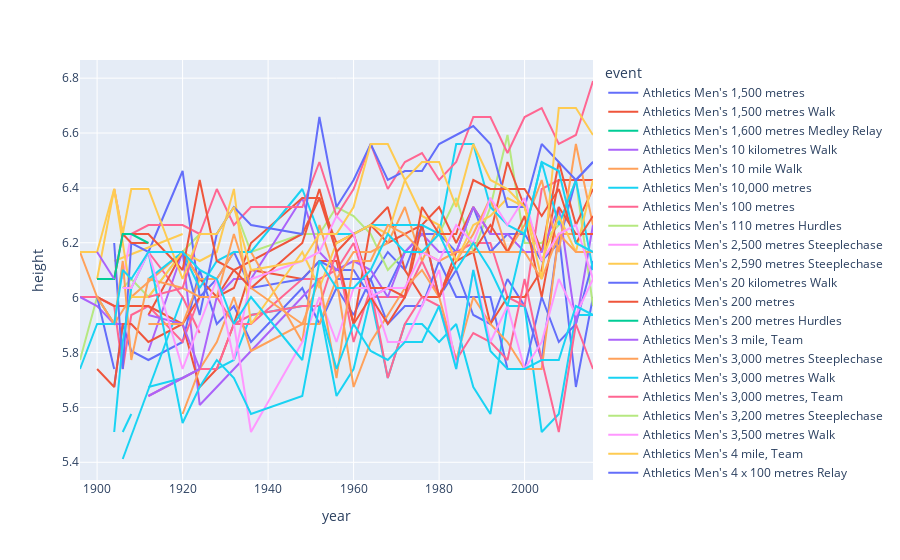

Notebook source saved alongside this figure:
### Code cell


### Figure 1 — Plotly figure (JSON) as saved in the notebook; plotly's stock layout.template omitted (floating-point values rounded to 4 significant figures)
{"data": [{"hovertemplate": "event=Athletics Men's 1,500 metres<br>year=%{x}<br>height=%{y}<extra></extra>", "legendgroup": "Athletics Men's 1,500 metres", "line": {"color": "#636efa", "dash": "solid"}, "mode": "lines", "name": "Athletics Men's 1,500 metres", "orientation": "v", "showlegend": true, "type": "scatter", "x": [1896, 1900, 1904, 1906, 1908, 1912, 1920, 1924, 1928, 1932, 1936, 1948, 1952, 1956, 1960, 1964, 1968, 1972, 1976, 1980, 1984, 1988, 1992, 1996, 2000, 2004, 2008, 2012, 2016], "xaxis": "x", "y": [null, null, 5.674, 5.904, 5.806, 5.773, 5.838, 6.101, 5.904, 5.97, 5.838, 6.035, 5.904, 6.035, 5.937, 6.068, 6.166, 6.101, 6.265, 6.002, 6.101, 5.937, 5.904, 6.068, 5.97, 5.773, 6.232, 5.674, 6.002], "yaxis": "y"}, {"hovertemplate": "event=Athletics Men's 1,500 metres Walk<br>year=%{x}<br>height=%{y}<extra></extra>", "legendgroup": "Athletics Men's 1,500 metres Walk", "line": {"color": "#EF553B", "dash": "solid"}, "mode": "lines", "name": "Athletics Men's 1,500 metres Walk", "orientation": "v", "showlegend": true, "type": "scatter", "x": [1906], "xaxis": "x", "y": [5.871], "yaxis": "y"}, {"hovertemplate": "event=Athletics Men's 1,600 metres Medley Relay<br>year=%{x}<br>height=%{y}<extra></extra>", "legendgroup": "Athletics Men's 1,600 metres Medley Relay", "line": {"color": "#00cc96", "dash": "solid"}, "mode": "lines", "name": "Athletics Men's 1,600 metres Medley Relay", "orientation": "v", "showlegend": true, "type": "scatter", "x": [1908], "xaxis": "x", "y": [5.97], "yaxis": "y"}, {"hovertemplate": "event=Athletics Men's 10 kilometres Walk<br>year=%{x}<br>height=%{y}<extra></extra>", "legendgroup": "Athletics Men's 10 kilometres Walk", "line": {"color": "#ab63fa", "dash": "solid"}, "mode": "lines", "name": "Athletics Men's 10 kilometres Walk", "orientation": "v", "showlegend": true, "type": "scatter", "x": [1912, 1920, 1924, 1948, 1952], "xaxis": "x", "y": [5.806, 6.166, 5.609, 6.002, 6.068], "yaxis": "y"}, {"hovertemplate": "event=Athletics Men's 10 mile Walk<br>year=%{x}<br>height=%{y}<extra></extra>", "legendgroup": "Athletics Men's 10 mile Walk", "line": {"color": "#FFA15A", "dash": "solid"}, "mode": "lines", "name": "Athletics Men's 10 mile Walk", "orientation": "v", "showlegend": true, "type": "scatter", "x": [1908], "xaxis": "x", "y": [5.74], "yaxis": "y"}, {"hovertemplate": "event=Athletics Men's 10,000 metres<br>year=%{x}<br>height=%{y}<extra></extra>", "legendgroup": "Athletics Men's 10,000 metres", "line": {"color": "#19d3f3", "dash": "solid"}, "mode": "lines", "name": "Athletics Men's 10,000 metres", "orientation": "v", "showlegend": true, "type": "scatter", "x": [1912, 1920, 1924, 1928, 1932, 1936, 1948, 1952, 1956, 1960, 1964, 1968, 1972, 1976, 1980, 1984, 1988, 1992, 1996, 2000, 2004, 2008, 2012, 2016], "xaxis": "x", "y": [5.674, 5.707, 5.74, 5.74, 5.773, 5.937, 5.97, 5.97, 5.642, 5.74, 6.002, 5.707, 5.904, 5.904, 5.838, 5.904, 5.674, 5.576, 5.97, 5.97, 5.51, 5.576, 5.937, 5.937], "yaxis": "y"}, {"hovertemplate": "event=Athletics Men's 100 metres<br>year=%{x}<br>height=%{y}<extra></extra>", "legendgroup": "Athletics Men's 100 metres", "line": {"color": "#FF6692", "dash": "solid"}, "mode": "lines", "name": "Athletics Men's 100 metres", "orientation": "v", "showlegend": true, "type": "scatter", "x": [1896, 1900, 1904, 1906, 1908, 1912, 1920, 1924, 1928, 1932, 1936, 1948, 1952, 1956, 1960, 1964, 1968, 1972, 1976, 1980, 1984, 1988, 1992, 1996, 2000, 2004, 2008, 2012, 2016], "xaxis": "x", "y": [6.002, 6.002, 5.97, 5.74, 5.937, 5.97, 5.838, 6.002, 6.002, 5.904, 5.904, 6.068, 6.068, 6.101, 6.199, 6.002, 6.002, 6.002, 6.134, 6.002, 6.166, 6.199, 6.199, 6.002, 5.97, 6.396, 6.429, 6.429, 6.429], "yaxis": "y"}, {"hovertemplate": "event=Athletics Men's 110 metres Hurdles<br>year=%{x}<br>height=%{y}<extra></extra>", "legendgroup": "Athletics Men's 110 metres Hurdles", "line": {"color": "#B6E880", "dash": "solid"}, "mode": "lines", "name": "Athletics Men's 110 metres Hurdles", "orientation": "v", "showlegend": true, "type": "scatter", "x": [1896, 1900, 1904, 1906, 1908, 1912, 1920, 1924, 1928, 1932, 1936, 1948, 1952, 1956, 1960, 1964, 1968, 1972, 1976, 1980, 1984, 1988, 1992, 1996, 2000, 2004, 2008, 2012, 2016], "xaxis": "x", "y": [5.773, 6.002, null, 6.035, 6.068, 6.002, 6.166, 6.232, 6.232, 6.33, 6.166, 6.232, 6.232, 6.33, 6.298, 6.232, 6.101, 6.166, 6.166, 6.232, 6.363, 6.166, 6.33, 6.593, 6.199, 6.199, 6.265, 6.429, 5.97], "yaxis": "y"}, {"hovertemplate": "event=Athletics Men's 2,500 metres Steeplechase<br>year=%{x}<br>height=%{y}<extra></extra>", "legendgroup": "Athletics Men's 2,500 metres Steeplechase", "line": {"color": "#FF97FF", "dash": "solid"}, "mode": "lines", "name": "Athletics Men's 2,500 metres Steeplechase", "orientation": "v", "showlegend": true, "type": "scatter", "x": [1900], "xaxis": "x", "y": [5.543], "yaxis": "y"}, {"hovertemplate": "event=Athletics Men's 2,590 metres Steeplechase<br>year=%{x}<br>height=%{y}<extra></extra>", "legendgroup": "Athletics Men's 2,590 metres Steeplechase", "line": {"color": "#FECB52", "dash": "solid"}, "mode": "lines", "name": "Athletics Men's 2,590 metres Steeplechase", "orientation": "v", "showlegend": true, "type": "scatter", "x": [1904], "xaxis": "x", "y": [6.134], "yaxis": "y"}, {"hovertemplate": "event=Athletics Men's 20 kilometres Walk<br>year=%{x}<br>height=%{y}<extra></extra>", "legendgroup": "Athletics Men's 20 kilometres Walk", "line": {"color": "#636efa", "dash": "solid"}, "mode": "lines", "name": "Athletics Men's 20 kilometres Walk", "orientation": "v", "showlegend": true, "type": "scatter", "x": [1956, 1960, 1964, 1968, 1972, 1976, 1980, 1984, 1988, 1992, 1996, 2000, 2004, 2008, 2012, 2016], "xaxis": "x", "y": [6.068, 6.068, 6.068, 5.904, 5.97, 5.97, 6.134, 6.002, 6.002, 6.002, 5.74, 5.74, 6.002, 5.838, 5.904, 6.134], "yaxis": "y"}, {"hovertemplate": "event=Athletics Men's 200 metres<br>year=%{x}<br>height=%{y}<extra></extra>", "legendgroup": "Athletics Men's 200 metres", "line": {"color": "#EF553B", "dash": "solid"}, "mode": "lines", "name": "Athletics Men's 200 metres", "orientation": "v", "showlegend": true, "type": "scatter", "x": [1900, 1904, 1908, 1912, 1920, 1924, 1928, 1932, 1936, 1948, 1952, 1956, 1960, 1964, 1968, 1972, 1976, 1980, 1984, 1988, 1992, 1996, 2000, 2004, 2008, 2012, 2016], "xaxis": "x", "y": [6.002, 5.97, 5.97, 5.97, 5.904, 5.674, 5.74, 5.904, 6.101, 6.068, 6.134, 6.134, 5.904, 6.265, 6.33, 6.101, 6.002, 6.002, 6.166, 6.166, 5.904, 6.002, 6.002, 6.101, 6.429, 6.429, 6.429], "yaxis": "y"}, {"hovertemplate": "event=Athletics Men's 200 metres Hurdles<br>year=%{x}<br>height=%{y}<extra></extra>", "legendgroup": "Athletics Men's 200 metres Hurdles", "line": {"color": "#00cc96", "dash": "solid"}, "mode": "lines", "name": "Athletics Men's 200 metres Hurdles", "orientation": "v", "showlegend": true, "type": "scatter", "x": [1900, 1904], "xaxis": "x", "y": [6.002, 5.904], "yaxis": "y"}, {"hovertemplate": "event=Athletics Men's 3 mile, Team<br>year=%{x}<br>height=%{y}<extra></extra>", "legendgroup": "Athletics Men's 3 mile, Team", "line": {"color": "#ab63fa", "dash": "solid"}, "mode": "lines", "name": "Athletics Men's 3 mile, Team", "orientation": "v", "showlegend": true, "type": "scatter", "x": [1908], "xaxis": "x", "y": [5.904], "yaxis": "y"}, {"hovertemplate": "event=Athletics Men's 3,000 metres Steeplechase<br>year=%{x}<br>height=%{y}<extra></extra>", "legendgroup": "Athletics Men's 3,000 metres Steeplechase", "line": {"color": "#FFA15A", "dash": "solid"}, "mode": "lines", "name": "Athletics Men's 3,000 metres Steeplechase", "orientation": "v", "showlegend": true, "type": "scatter", "x": [1920, 1924, 1928, 1932, 1936, 1948, 1952, 1956, 1960, 1964, 1968, 1972, 1976, 1980, 1984, 1988, 1992, 1996, 2000, 2004, 2008, 2012, 2016], "xaxis": "x", "y": [5.576, 5.74, 5.838, 6.002, 5.806, 5.904, 5.904, 6.068, 5.674, 5.838, 5.937, 6.035, 6.101, 6.002, 5.773, 6.002, 5.904, 5.838, 5.74, 5.74, 6.232, 6.232, 6.232], "yaxis": "y"}, {"hovertemplate": "event=Athletics Men's 3,000 metres Walk<br>year=%{x}<br>height=%{y}<extra></extra>", "legendgroup": "Athletics Men's 3,000 metres Walk", "line": {"color": "#19d3f3", "dash": "solid"}, "mode": "lines", "name": "Athletics Men's 3,000 metres Walk", "orientation": "v", "showlegend": true, "type": "scatter", "x": [1906, 1920], "xaxis": "x", "y": [5.412, 6.002], "yaxis": "y"}, {"hovertemplate": "event=Athletics Men's 3,000 metres, Team<br>year=%{x}<br>height=%{y}<extra></extra>", "legendgroup": "Athletics Men's 3,000 metres, Team", "line": {"color": "#FF6692", "dash": "solid"}, "mode": "lines", "name": "Athletics Men's 3,000 metres, Team", "orientation": "v", "showlegend": true, "type": "scatter", "x": [1912, 1920, 1924], "xaxis": "x", "y": [6.166, 6.002, 5.871], "yaxis": "y"}, {"hovertemplate": "event=Athletics Men's 3,200 metres Steeplechase<br>year=%{x}<br>height=%{y}<extra></extra>", "legendgroup": "Athletics Men's 3,200 metres Steeplechase", "line": {"color": "#B6E880", "dash": "solid"}, "mode": "lines", "name": "Athletics Men's 3,200 metres Steeplechase", "orientation": "v", "showlegend": true, "type": "scatter", "x": [1908], "xaxis": "x", "y": [5.904], "yaxis": "y"}, {"hovertemplate": "event=Athletics Men's 3,500 metres Walk<br>year=%{x}<br>height=%{y}<extra></extra>", "legendgroup": "Athletics Men's 3,500 metres Walk", "line": {"color": "#FF97FF", "dash": "solid"}, "mode": "lines", "name": "Athletics Men's 3,500 metres Walk", "orientation": "v", "showlegend": true, "type": "scatter", "x": [1908], "xaxis": "x", "y": [6.035], "yaxis": "y"}, {"hovertemplate": "event=Athletics Men's 4 mile, Team<br>year=%{x}<br>height=%{y}<extra></extra>", "legendgroup": "Athletics Men's 4 mile, Team", "line": {"color": "#FECB52", "dash": "solid"}, "mode": "lines", "name": "Athletics Men's 4 mile, Team", "orientation": "v", "showlegend": true, "type": "scatter", "x": [1904], "xaxis": "x", "y": [5.904], "yaxis": "y"}, {"hovertemplate": "event=Athletics Men's 4 x 100 metres Relay<br>year=%{x}<br>height=%{y}<extra></extra>", "legendgroup": "Athletics Men's 4 x 100 metres Relay", "line": {"color": "#636efa", "dash": "solid"}, "mode": "lines", "name": "Athletics Men's 4 x 100 metres Relay", "orientation": "v", "showlegend": true, "type": "scatter", "x": [1912, 1920, 1924, 1928, 1932, 1936, 1948, 1952, 1956, 1960, 1964, 1968, 1972, 1976, 1980, 1984, 1988, 1992, 1996, 2000, 2004, 2008, 2012, 2016], "xaxis": "x", "y": [6.166, 6.462, 6.002, 6.068, 6.166, 6.035, 6.068, 6.134, 6.101, 6.101, 6.002, 6.035, 6.166, 6.232, 6.232, 6.166, 6.33, 6.166, 6.232, 6.232, 6.134, 6.199, 6.429, 6.494], "yaxis": "y"}, {"hovertemplate": "event=Athletics Men's 4 x 400 metres Relay<br>year=%{x}<br>height=%{y}<extra></extra>", "legendgroup": "Athletics Men's 4 x 400 metres Relay", "line": {"color": "#EF553B", "dash": "solid"}, "mode": "lines", "name": "Athletics Men's 4 x 400 metres Relay", "orientation": "v", "showlegend": true, "type": "scatter", "x": [1912, 1920, 1924, 1928, 1932, 1936, 1948, 1952, 1956, 1960, 1964, 1968, 1972, 1976, 1980, 1984, 1988, 1992, 1996, 2000, 2004, 2008, 2012, 2016], "xaxis": "x", "y": [5.937, 6.166, 6.068, 6.002, 6.101, 6.134, 6.232, 6.363, 6.199, 6.232, 6.265, 6.199, 6.232, 6.265, 6.33, 6.199, 6.33, 6.232, 6.494, 6.33, 6.166, 6.494, 6.265, 6.396], "yaxis": "y"}, {"hovertemplate": "event=Athletics Men's 4,000 metres Steeplechase<br>year=%{x}<br>height=%{y}<extra></extra>", "legendgroup": "Athletics Men's 4,000 metres Steeplechase", "line": {"color": "#00cc96", "dash": "solid"}, "mode": "lines", "name": "Athletics Men's 4,000 metres Steeplechase", "orientation": "v", "showlegend": true, "type": "scatter", "x": [1900], "xaxis": "x", "y": [null], "yaxis": "y"}, {"hovertemplate": "event=Athletics Men's 400 metres<br>year=%{x}<br>height=%{y}<extra></extra>", "legendgroup": "Athletics Men's 400 metres", "line": {"color": "#ab63fa", "dash": "solid"}, "mode": "lines", "name": "Athletics Men's 400 metres", "orientation": "v", "showlegend": true, "type": "scatter", "x": [1896, 1900, 1904, 1906, 1908, 1912, 1920, 1924, 1928, 1932, 1936, 1948, 1952, 1956, 1960, 1964, 1968, 1972, 1976, 1980, 1984, 1988, 1992, 1996, 2000, 2004, 2008, 2012, 2016], "xaxis": "x", "y": [6.002, 5.97, 5.904, 5.904, null, 5.937, 5.904, 5.74, 6.002, 6.068, 6.068, 6.363, 6.166, 6.101, 6.134, 6.101, 6.002, 6.166, 6.232, 6.166, 6.166, 6.33, 6.232, 6.232, 6.166, 6.166, 6.33, 5.904, 6.265], "yaxis": "y"}, {"hovertemplate": "event=Athletics Men's 400 metres Hurdles<br>year=%{x}<br>height=%{y}<extra></extra>", "legendgroup": "Athletics Men's 400 metres Hurdles", "line": {"color": "#FFA15A", "dash": "solid"}, "mode": "lines", "name": "Athletics Men's 400 metres Hurdles", "orientation": "v", "showlegend": true, "type": "scatter", "x": [1900, 1904, 1908, 1920, 1924, 1928, 1932, 1936, 1948, 1952, 1956, 1960, 1964, 1968, 1972, 1976, 1980, 1984, 1988, 1992, 1996, 2000, 2004, 2008, 2012, 2016], "xaxis": "x", "y": [6.002, 5.904, 6.002, 6.166, 6.068, 6.068, 6.166, 6.166, 5.838, 6.265, 6.068, 6.166, 6.166, 6.199, 6.33, 6.134, 6.265, 6.134, 6.232, 6.363, 6.166, 6.265, 6.429, 6.166, 6.56, 6.265], "yaxis": "y"}, {"hovertemplate": "event=Athletics Men's 5 mile<br>year=%{x}<br>height=%{y}<extra></extra>", "legendgroup": "Athletics Men's 5 mile", "line": {"color": "#19d3f3", "dash": "solid"}, "mode": "lines", "name": "Athletics Men's 5 mile", "orientation": "v", "showlegend": true, "type": "scatter", "x": [1906, 1908], "xaxis": "x", "y": [5.51, 5.576], "yaxis": "y"}, {"hovertemplate": "event=Athletics Men's 5,000 metres<br>year=%{x}<br>height=%{y}<extra></extra>", "legendgroup": "Athletics Men's 5,000 metres", "line": {"color": "#FF6692", "dash": "solid"}, "mode": "lines", "name": "Athletics Men's 5,000 metres", "orientation": "v", "showlegend": true, "type": "scatter", "x": [1912, 1920, 1924, 1928, 1932, 1936, 1948, 1952, 1956, 1960, 1964, 1968, 1972, 1976, 1980, 1984, 1988, 1992, 1996, 2000, 2004, 2008, 2012, 2016], "xaxis": "x", "y": [5.642, 5.707, 5.74, 5.74, 5.904, 5.937, 5.97, 5.97, 6.166, 5.838, 6.035, 5.707, 5.904, 6.002, 5.97, 5.773, 5.871, 5.838, 5.773, 6.068, 5.773, 5.51, 5.904, 5.74], "yaxis": "y"}, {"hovertemplate": "event=Athletics Men's 5,000 metres, Team<br>year=%{x}<br>height=%{y}<extra></extra>", "legendgroup": "Athletics Men's 5,000 metres, Team", "line": {"color": "#B6E880", "dash": "solid"}, "mode": "lines", "name": "Athletics Men's 5,000 metres, Team", "orientation": "v", "showlegend": true, "type": "scatter", "x": [1900], "xaxis": "x", "y": [5.838], "yaxis": "y"}, {"hovertemplate": "event=Athletics Men's 50 kilometres Walk<br>year=%{x}<br>height=%{y}<extra></extra>", "legendgroup": "Athletics Men's 50 kilometres Walk", "line": {"color": "#FF97FF", "dash": "solid"}, "mode": "lines", "name": "Athletics Men's 50 kilometres Walk", "orientation": "v", "showlegend": true, "type": "scatter", "x": [1932, 1936, 1948, 1952, 1956, 1960, 1964, 1968, 1972, 1980, 1984, 1988, 1992, 1996, 2000, 2004, 2008, 2012, 2016], "xaxis": "x", "y": [5.904, 5.51, 5.838, 6.002, 5.838, 6.035, 6.035, 5.838, 5.838, 6.101, 5.74, 6.101, 5.838, 5.97, 5.74, 5.838, 6.068, 5.937, 6.068], "yaxis": "y"}, {"hovertemplate": "event=Athletics Men's 56-pound Weight Throw<br>year=%{x}<br>height=%{y}<extra></extra>", "legendgroup": "Athletics Men's 56-pound Weight Throw", "line": {"color": "#FECB52", "dash": "solid"}, "mode": "lines", "name": "Athletics Men's 56-pound Weight Throw", "orientation": "v", "showlegend": true, "type": "scatter", "x": [1904, 1920], "xaxis": "x", "y": [6.134, 6.232], "yaxis": "y"}, {"hovertemplate": "event=Athletics Men's 60 metres<br>year=%{x}<br>height=%{y}<extra></extra>", "legendgroup": "Athletics Men's 60 metres", "line": {"color": "#636efa", "dash": "solid"}, "mode": "lines", "name": "Athletics Men's 60 metres", "orientation": "v", "showlegend": true, "type": "scatter", "x": [1900, 1904], "xaxis": "x", "y": [6.002, 5.74], "yaxis": "y"}, {"hovertemplate": "event=Athletics Men's 800 metres<br>year=%{x}<br>height=%{y}<extra></extra>", "legendgroup": "Athletics Men's 800 metres", "line": {"color": "#EF553B", "dash": "solid"}, "mode": "lines", "name": "Athletics Men's 800 metres", "orientation": "v", "showlegend": true, "type": "scatter", "x": [1896, 1900, 1904, 1906, 1908, 1912, 1920, 1924, 1928, 1932, 1936, 1948, 1952, 1956, 1960, 1964, 1968, 1972, 1976, 1980, 1984, 1988, 1992, 1996, 2000, 2004, 2008, 2012, 2016], "xaxis": "x", "y": [null, 5.74, 5.674, 5.904, 5.904, 5.838, 5.904, 6.002, 6.002, 6.035, 6.199, 6.363, 6.363, 6.166, 5.904, 6.002, 5.904, 6.002, 6.265, 6.002, 6.134, 6.166, 6.265, 6.166, 6.298, 6.002, 6.33, 6.232, 6.232], "yaxis": "y"}, {"hovertemplate": "event=Athletics Men's All-Around Championship<br>year=%{x}<br>height=%{y}<extra></extra>", "legendgroup": "Athletics Men's All-Around Championship", "line": {"color": "#00cc96", "dash": "solid"}, "mode": "lines", "name": "Athletics Men's All-Around Championship", "orientation": "v", "showlegend": true, "type": "scatter", "x": [1904], "xaxis": "x", "y": [6.068], "yaxis": "y"}, {"hovertemplate": "event=Athletics Men's Cross-Country, Individual<br>year=%{x}<br>height=%{y}<extra></extra>", "legendgroup": "Athletics Men's Cross-Country, Individual", "line": {"color": "#ab63fa", "dash": "solid"}, "mode": "lines", "name": "Athletics Men's Cross-Country, Individual", "orientation": "v", "showlegend": true, "type": "scatter", "x": [1912, 1920, 1924], "xaxis": "x", "y": [5.642, 5.707, 5.74], "yaxis": "y"}, {"hovertemplate": "event=Athletics Men's Cross-Country, Team<br>year=%{x}<br>height=%{y}<extra></extra>", "legendgroup": "Athletics Men's Cross-Country, Team", "line": {"color": "#FFA15A", "dash": "solid"}, "mode": "lines", "name": "Athletics Men's Cross-Country, Team", "orientation": "v", "showlegend": true, "type": "scatter", "x": [1912, 1920, 1924], "xaxis": "x", "y": [5.904, 5.904, 6.068], "yaxis": "y"}, {"hovertemplate": "event=Athletics Men's Decathlon<br>year=%{x}<br>height=%{y}<extra></extra>", "legendgroup": "Athletics Men's Decathlon", "line": {"color": "#19d3f3", "dash": "solid"}, "mode": "lines", "name": "Athletics Men's Decathlon", "orientation": "v", "showlegend": true, "type": "scatter", "x": [1912, 1920, 1924, 1928, 1932, 1936, 1948, 1952, 1956, 1960, 1964, 1968, 1972, 1976, 1980, 1984, 1988, 1992, 1996, 2000, 2004, 2008, 2012, 2016], "xaxis": "x", "y": [6.068, 6.166, 6.035, 6.134, 6.166, 6.166, 6.396, 6.232, 6.232, 6.232, 6.265, 6.265, 6.265, 6.265, 6.232, 6.56, 6.56, 6.33, 6.265, 6.232, 6.494, 6.265, 6.429, 6.101], "yaxis": "y"}, {"hovertemplate": "event=Athletics Men's Discus Throw<br>year=%{x}<br>height=%{y}<extra></extra>", "legendgroup": "Athletics Men's Discus Throw", "line": {"color": "#FF6692", "dash": "solid"}, "mode": "lines", "name": "Athletics Men's Discus Throw", "orientation": "v", "showlegend": true, "type": "scatter", "x": [1896, 1900, 1904, 1906, 1908, 1912, 1920, 1924, 1928, 1932, 1936, 1948, 1952, 1956, 1960, 1964, 1968, 1972, 1976, 1980, 1984, 1988, 1992, 1996, 2000, 2004, 2008, 2012, 2016], "xaxis": "x", "y": [6.166, null, 6.396, 6.232, 6.232, 6.265, 6.265, 6.232, 6.396, 6.265, 6.33, 6.33, 6.494, 6.298, 6.396, 6.56, 6.396, 6.494, 6.527, 6.429, 6.494, 6.658, 6.658, 6.527, 6.658, 6.691, 6.56, 6.593, 6.79], "yaxis": "y"}, {"hovertemplate": "event=Athletics Men's Discus Throw, Both Hands<br>year=%{x}<br>height=%{y}<extra></extra>", "legendgroup": "Athletics Men's Discus Throw, Both Hands", "line": {"color": "#B6E880", "dash": "solid"}, "mode": "lines", "name": "Athletics Men's Discus Throw, Both Hands", "orientation": "v", "showlegend": true, "type": "scatter", "x": [1912], "xaxis": "x", "y": [6.265], "yaxis": "y"}, {"hovertemplate": "event=Athletics Men's Discus Throw, Greek Style<br>year=%{x}<br>height=%{y}<extra></extra>", "legendgroup": "Athletics Men's Discus Throw, Greek Style", "line": {"color": "#FF97FF", "dash": "solid"}, "mode": "lines", "name": "Athletics Men's Discus Throw, Greek Style", "orientation": "v", "showlegend": true, "type": "scatter", "x": [1906, 1908], "xaxis": "x", "y": [6.068, 6.232], "yaxis": "y"}, {"hovertemplate": "event=Athletics Men's Hammer Throw<br>year=%{x}<br>height=%{y}<extra></extra>", "legendgroup": "Athletics Men's Hammer Throw", "line": {"color": "#FECB52", "dash": "solid"}, "mode": "lines", "name": "Athletics Men's Hammer Throw", "orientation": "v", "showlegend": true, "type": "scatter", "x": [1900, 1904, 1908, 1912, 1920, 1924, 1928, 1932, 1936, 1948, 1952, 1956, 1960, 1964, 1968, 1972, 1976, 1980, 1984, 1988, 1992, 1996, 2000, 2004, 2008, 2012, 2016], "xaxis": "x", "y": [6.068, 6.396, 6.002, 6.002, 6.166, 6.134, 6.166, 6.396, 5.904, 6.166, 6.035, 6.199, 6.232, 6.265, 6.232, 6.429, 6.298, 6.265, 6.134, 6.265, 6.298, 6.363, 6.33, 6.134, 6.298, 6.166, 6.429], "yaxis": "y"}, {"hovertemplate": "event=Athletics Men's High Jump<br>year=%{x}<br>height=%{y}<extra></extra>", "legendgroup": "Athletics Men's High Jump", "line": {"color": "#636efa", "dash": "solid"}, "mode": "lines", "name": "Athletics Men's High Jump", "orientation": "v", "showlegend": true, "type": "scatter", "x": [1896, 1900, 1904, 1906, 1908, 1912, 1920, 1924, 1928, 1932, 1936, 1948, 1952, 1956, 1960, 1964, 1968, 1972, 1976, 1980, 1984, 1988, 1992, 1996, 2000, 2004, 2008, 2012, 2016], "xaxis": "x", "y": [6.166, null, 6.199, 5.74, 6.199, 6.166, 6.166, 5.937, 6.232, 6.33, 6.265, 6.232, 6.658, 6.33, 6.429, 6.56, 6.429, 6.462, 6.462, 6.56, 6.593, 6.626, 6.56, 6.33, 6.33, 6.56, 6.494, 6.429, 6.494], "yaxis": "y"}, {"hovertemplate": "event=Athletics Men's Javelin Throw<br>year=%{x}<br>height=%{y}<extra></extra>", "legendgroup": "Athletics Men's Javelin Throw", "line": {"color": "#EF553B", "dash": "solid"}, "mode": "lines", "name": "Athletics Men's Javelin Throw", "orientation": "v", "showlegend": true, "type": "scatter", "x": [1908, 1912, 1920, 1924, 1928, 1932, 1936, 1948, 1952, 1956, 1960, 1964, 1968, 1972, 1976, 1980, 1984, 1988, 1992, 1996, 2000, 2004, 2008, 2012, 2016], "xaxis": "x", "y": [6.232, 6.232, 6.101, 6.429, 6.134, 6.101, 6.035, 6.199, 6.396, 6.166, 6.232, 6.035, 6.035, 6.002, 6.33, 6.232, 6.232, 6.429, 6.396, 6.396, 6.396, 6.298, 6.396, 6.199, 6.298], "yaxis": "y"}, {"hovertemplate": "event=Athletics Men's Javelin Throw, Both Hands<br>year=%{x}<br>height=%{y}<extra></extra>", "legendgroup": "Athletics Men's Javelin Throw, Both Hands", "line": {"color": "#00cc96", "dash": "solid"}, "mode": "lines", "name": "Athletics Men's Javelin Throw, Both Hands", "orientation": "v", "showlegend": true, "type": "scatter", "x": [1912], "xaxis": "x", "y": [5.97], "yaxis": "y"}, {"hovertemplate": "event=Athletics Men's Javelin Throw, Freestyle<br>year=%{x}<br>height=%{y}<extra></extra>", "legendgroup": "Athletics Men's Javelin Throw, Freestyle", "line": {"color": "#ab63fa", "dash": "solid"}, "mode": "lines", "name": "Athletics Men's Javelin Throw, Freestyle", "orientation": "v", "showlegend": true, "type": "scatter", "x": [1906, 1908], "xaxis": "x", "y": [6.232, 6.232], "yaxis": "y"}, {"hovertemplate": "event=Athletics Men's Long Jump<br>year=%{x}<br>height=%{y}<extra></extra>", "legendgroup": "Athletics Men's Long Jump", "line": {"color": "#FFA15A", "dash": "solid"}, "mode": "lines", "name": "Athletics Men's Long Jump", "orientation": "v", "showlegend": true, "type": "scatter", "x": [1896, 1900, 1904, 1906, 1908, 1912, 1920, 1924, 1928, 1932, 1936, 1948, 1952, 1956, 1960, 1964, 1968, 1972, 1976, 1980, 1984, 1988, 1992, 1996, 2000, 2004, 2008, 2012, 2016], "xaxis": "x", "y": [6.166, 6.002, 5.904, 6.134, 5.773, 6.068, 6.035, 6.002, 6.002, 6.232, 6.035, 5.904, 6.068, 5.707, 6.134, 6.134, 6.265, 6.232, 6.166, 6.134, 6.166, 6.166, 6.166, 6.166, 6.166, 6.068, 6.232, 6.166, 6.166], "yaxis": "y"}, {"hovertemplate": "event=Athletics Men's Marathon<br>year=%{x}<br>height=%{y}<extra></extra>", "legendgroup": "Athletics Men's Marathon", "line": {"color": "#19d3f3", "dash": "solid"}, "mode": "lines", "name": "Athletics Men's Marathon", "orientation": "v", "showlegend": true, "type": "scatter", "x": [1896, 1900, 1904, 1906, 1908, 1912, 1920, 1924, 1928, 1932, 1936, 1948, 1952, 1956, 1960, 1964, 1968, 1972, 1976, 1980, 1984, 1988, 1992, 1996, 2000, 2004, 2008, 2012, 2016], "xaxis": "x", "y": [null, null, 5.51, 5.838, 6.035, 6.166, 5.543, 5.674, 5.773, 5.707, 5.576, 5.642, 5.97, 5.74, 5.904, 5.806, 5.773, 5.838, 5.838, 5.97, 5.74, 6.101, 5.806, 5.74, 5.74, 5.773, 5.773, 5.97, 5.937], "yaxis": "y"}, {"hovertemplate": "event=Athletics Men's Pentathlon<br>year=%{x}<br>height=%{y}<extra></extra>", "legendgroup": "Athletics Men's Pentathlon", "line": {"color": "#FF6692", "dash": "solid"}, "mode": "lines", "name": "Athletics Men's Pentathlon", "orientation": "v", "showlegend": true, "type": "scatter", "x": [1912, 1920, 1924], "xaxis": "x", "y": [6.002, 6.035, 6.232], "yaxis": "y"}, {"hovertemplate": "event=Athletics Men's Pentathlon (Ancient)<br>year=%{x}<br>height=%{y}<extra></extra>", "legendgroup": "Athletics Men's Pentathlon (Ancient)", "line": {"color": "#B6E880", "dash": "solid"}, "mode": "lines", "name": "Athletics Men's Pentathlon (Ancient)", "orientation": "v", "showlegend": true, "type": "scatter", "x": [1906], "xaxis": "x", "y": [6.232], "yaxis": "y"}, {"hovertemplate": "event=Athletics Men's Pole Vault<br>year=%{x}<br>height=%{y}<extra></extra>", "legendgroup": "Athletics Men's Pole Vault", "line": {"color": "#FF97FF", "dash": "solid"}, "mode": "lines", "name": "Athletics Men's Pole Vault", "orientation": "v", "showlegend": true, "type": "scatter", "x": [1896, 1900, 1904, 1906, 1908, 1912, 1920, 1924, 1928, 1932, 1936, 1948, 1952, 1956, 1960, 1964, 1968, 1972, 1976, 1980, 1984, 1988, 1992, 1996, 2000, 2004, 2008, 2012, 2016], "xaxis": "x", "y": [null, null, null, 6.035, 6.035, 6.166, 5.74, 5.904, 6.068, 5.773, 6.068, 6.134, 6.166, 6.298, 6.232, 6.002, 6.035, 6.035, 6.166, 6.134, 6.265, 6.199, 6.363, 6.265, 6.363, 6.134, 6.232, 6.265, 6.068], "yaxis": "y"}, {"hovertemplate": "event=Athletics Men's Shot Put<br>year=%{x}<br>height=%{y}<extra></extra>", "legendgroup": "Athletics Men's Shot Put", "line": {"color": "#FECB52", "dash": "solid"}, "mode": "lines", "name": "Athletics Men's Shot Put", "orientation": "v", "showlegend": true, "type": "scatter", "x": [1896, 1900, 1904, 1906, 1908, 1912, 1920, 1924, 1928, 1932, 1936, 1948, 1952, 1956, 1960, 1964, 1968, 1972, 1976, 1980, 1984, 1988, 1992, 1996, 2000, 2004, 2008, 2012, 2016], "xaxis": "x", "y": [6.166, 6.166, 6.396, 6.232, 6.396, 6.396, 6.068, 6.232, 6.232, 6.33, 6.101, 6.134, 6.232, 6.232, 6.33, 6.56, 6.56, 6.429, 6.494, 6.494, 6.33, 6.56, 6.429, 6.396, 6.33, 6.068, 6.691, 6.691, 6.593], "yaxis": "y"}, {"hovertemplate": "event=Athletics Men's Shot Put, Both Hands<br>year=%{x}<br>height=%{y}<extra></extra>", "legendgroup": "Athletics Men's Shot Put, Both Hands", "line": {"color": "#636efa", "dash": "solid"}, "mode": "lines", "name": "Athletics Men's Shot Put, Both Hands", "orientation": "v", "showlegend": true, "type": "scatter", "x": [1912], "xaxis": "x", "y": [6.396], "yaxis": "y"}, {"hovertemplate": "event=Athletics Men's Standing High Jump<br>year=%{x}<br>height=%{y}<extra></extra>", "legendgroup": "Athletics Men's Standing High Jump", "line": {"color": "#EF553B", "dash": "solid"}, "mode": "lines", "name": "Athletics Men's Standing High Jump", "orientation": "v", "showlegend": true, "type": "scatter", "x": [1900, 1904, 1906, 1908, 1912], "xaxis": "x", "y": [6.068, 6.068, 6.232, 6.199, 6.199], "yaxis": "y"}, {"hovertemplate": "event=Athletics Men's Standing Long Jump<br>year=%{x}<br>height=%{y}<extra></extra>", "legendgroup": "Athletics Men's Standing Long Jump", "line": {"color": "#00cc96", "dash": "solid"}, "mode": "lines", "name": "Athletics Men's Standing Long Jump", "orientation": "v", "showlegend": true, "type": "scatter", "x": [1900, 1904, 1906, 1908, 1912], "xaxis": "x", "y": [6.068, 6.068, 6.232, 6.232, 6.199], "yaxis": "y"}, {"hovertemplate": "event=Athletics Men's Standing Triple Jump<br>year=%{x}<br>height=%{y}<extra></extra>", "legendgroup": "Athletics Men's Standing Triple Jump", "line": {"color": "#ab63fa", "dash": "solid"}, "mode": "lines", "name": "Athletics Men's Standing Triple Jump", "orientation": "v", "showlegend": true, "type": "scatter", "x": [1900, 1904], "xaxis": "x", "y": [6.166, 6.068], "yaxis": "y"}, {"hovertemplate": "event=Athletics Men's Stone Throw<br>year=%{x}<br>height=%{y}<extra></extra>", "legendgroup": "Athletics Men's Stone Throw", "line": {"color": "#FFA15A", "dash": "solid"}, "mode": "lines", "name": "Athletics Men's Stone Throw", "orientation": "v", "showlegend": true, "type": "scatter", "x": [1906], "xaxis": "x", "y": [6.232], "yaxis": "y"}, {"hovertemplate": "event=Athletics Men's Triple Jump<br>year=%{x}<br>height=%{y}<extra></extra>", "legendgroup": "Athletics Men's Triple Jump", "line": {"color": "#19d3f3", "dash": "solid"}, "mode": "lines", "name": "Athletics Men's Triple Jump", "orientation": "v", "showlegend": true, "type": "scatter", "x": [1896, 1900, 1904, 1906, 1908, 1912, 1920, 1924, 1928, 1932, 1936, 1948, 1952, 1956, 1960, 1964, 1968, 1972, 1976, 1980, 1984, 1988, 1992, 1996, 2000, 2004, 2008, 2012, 2016], "xaxis": "x", "y": [5.74, 5.904, 5.904, 6.101, 6.068, 6.166, 6.166, 6.101, 6.068, 5.904, 6.002, 5.773, 6.134, 6.035, 6.035, 6.101, 6.232, 6.166, 6.166, 6.232, 6.101, 6.199, 6.101, 5.97, 6.232, 6.494, 6.462, 6.199, 6.166], "yaxis": "y"}], "layout": {"legend": {"title": {"text": "event"}, "tracegroupgap": 0}, "margin": {"t": 60}, "xaxis": {"anchor": "y", "domain": [0, 1], "title": {"text": "year"}}, "yaxis": {"anchor": "x", "domain": [0, 1], "title": {"text": "height"}}}}
